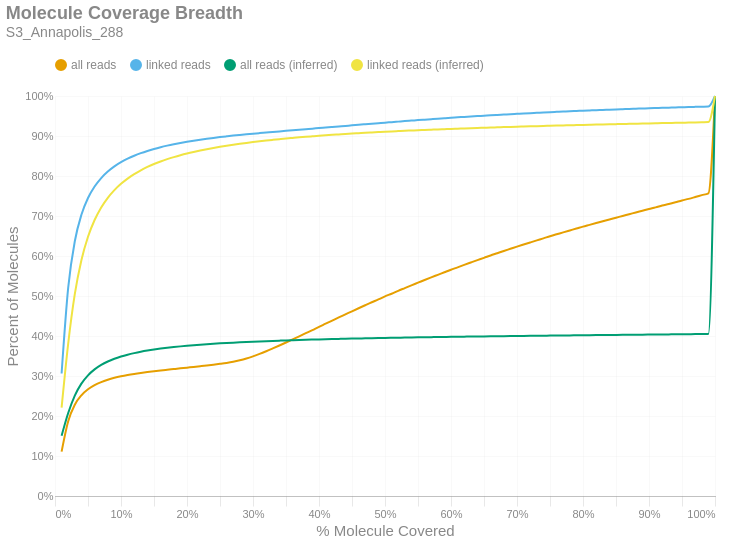

The notebook cell saved with this chart:
### Markdown cell above
### Molecule Read Coverage
This chart shows molecule coverage breadth as computed by the number of bases aligned to that molecule. In other words, "*how much of each unique long molecule is actually sequenced/aligned?*" Keep in mind there is a distinction between sequences and alignments, since some sequences belonging to a particular molecule may not align well and wouldn't appear in the alignment data. This chart also shows molecule coverage breadth as computed by the *inferred fragment* from which the aligned sequences originate. Unlike read coverage, this calculation takes into account the total insert size, including unsequenced gaps between the forward and reverse reads. Like the previous figures, these are cumulative percents.

### Code cell
if SKIPLR:
    print_html(f"Skipped")
else:
    binned_df = consolidated_hist(valids['coverage_bp'], mask, 0.01, True)
    binned_df_inf = consolidated_hist(valids['coverage_inserts'], mask, 0.01, True)
    binned_df = binned_df.with_columns(pl.lit(binned_df_inf['all reads (cumsum)']).alias('all reads (inferred)'))
    binned_df = binned_df.with_columns(pl.lit(binned_df_inf['linked reads (cumsum)']).alias('linked reads (inferred)'))
    binned_df = binned_df.with_columns(
        (pl.col('bin').cast(pl.Float64) + 0.01).alias('right_edge')
    )

    with SafeRender(binned_df):
        (
            density_plot(binned_df, 'Molecule Coverage Breadth', samplename, 'molcov', ['all reads (inferred)','linked reads (inferred)'])
            .encode(
                #x=alt.X('bin:Q', title="% Molecule Covered").axis(format = '%').scale(padding=0),
                x=alt.X('right_edge:Q', title="% Molecule Covered").axis(format='%').scale(padding=0),
                y=alt.Y('value:Q', title='Percent of Molecules')
                    .axis(format='%')
                    .stack(False)
                    .scale(domainMin=0, padding=0),
                color=alt.Color("key:N").scale(domain = ["all reads", "linked reads", "all reads (inferred)", "linked reads (inferred)"]),
                tooltip = [
                    alt.Tooltip("key:N", title = "Data Type"),
                    alt.Tooltip("range_label:N", title="% Molecule Covered"),
                    alt.Tooltip("value:Q", format = ".2%", title="% Molecules")
                ]
            )
        ).display()

### Figure 1 — Vega-Lite specification as saved in the notebook (floating-point values rounded to 4 significant figures)
{"width": "container", "height": 400, "config": {"title": {"anchor": "start", "dy": -15, "fontSize": 18, "color": "#888888", "subtitleColor": "#888888", "subtitleFontSize": 14}, "arc": {"fill": "#0072B2"}, "axis": {"domainColor": "#888888", "domainWidth": 0.5, "gridWidth": 0.2, "grid": false, "titleFontWeight": 400, "titleFontSize": 15, "labelFontSize": 11, "labelColor": "#888888", "tickColor": "#888888", "tickWidth": 0.2, "titleColor": "#888888"}, "axisBand": {"grid": false}, "axisX": {"grid": true, "tickSize": 10, "domainCap": "round"}, "axisY": {"domain": false, "grid": true, "tickSize": 0, "domainCap": "round"}, "background": "transparent", "header": {"labelFontSize": 15, "labelColor": "#888888", "titleFontSize": 15, "titleFontWeight": 600, "titleColor": "#888888"}, "legend": {"labelFont": "sans-serif", "labelFontSize": 12, "labelColor": "#888888", "symbolSize": 100, "symbolType": "circle", "titleFontSize": 12, "titlePadding": 10, "titleColor": "#888888", "title": null, "orient": "top"}, "range": {"category": ["#E69F00", "#56B4E9", "#009E73", "#F0E442", "#0072B2", "#D55E00", "#CC79A7", "#000000"], "diverging": ["#cfe8f3", "#a2d4ec", "#73bfe2", "#46abdb", "#1696d2", "#12719e"]}, "area": {"fill": "#0072B2", "fillOpacity": 0.7, "line": true, "strokeOpacity": 0.7}, "line": {"color": "#0072B2", "stroke": "#0072B2", "strokeWidth": 2}, "trail": {"color": "#0072B2", "stroke": "#0072B2", "strokeWidth": 0, "size": 1}, "point": {"filled": true, "fillOpacity": 1.0, "size": 95}, "text": {"color": "#888888", "fontSize": 11, "align": "right", "fontWeight": 400, "size": 11}, "bar": {"fill": "#0072B2", "stroke": null}, "view": {"stroke": null, "continuousWidth": 660, "continuousHeight": 400}}, "data": {"name": "data-8495023031f98c74a25d736589bef073"}, "mark": {"type": "line", "interpolate": "monotone", "point": {"opacity": 0, "size": 275}}, "encoding": {"color": {"field": "key", "scale": {"domain": ["all reads", "linked reads", "all reads (inferred)", "linked reads (inferred)"]}, "type": "nominal"}, "tooltip": [{"field": "key", "title": "Data Type", "type": "nominal"}, {"field": "range_label", "title": "% Molecule Covered", "type": "nominal"}, {"field": "value", "format": ".2%", "title": "% Molecules", "type": "quantitative"}], "x": {"axis": {"format": "%"}, "field": "right_edge", "scale": {"padding": 0}, "title": "% Molecule Covered", "type": "quantitative"}, "y": {"axis": {"format": "%"}, "field": "value", "scale": {"domainMin": 0, "padding": 0}, "stack": false, "title": "Percent of Molecules", "type": "quantitative"}}, "params": [{"name": "param_c36ac31b6afebe62", "select": {"type": "point", "fields": ["key"]}, "bind": "legend"}], "title": {"text": "Molecule Coverage Breadth", "subtitle": "S3_Annapolis_288"}, "transform": [{"fold": ["all reads (cumsum)", "linked reads (cumsum)", "all reads (inferred)", "linked reads (inferred)"]}, {"calculate": "replace(datum.key, ' (cumsum)', '')", "as": "key"}, {"filter": {"param": "param_c36ac31b6afebe62"}}], "usermeta": {"embedOptions": {"downloadFileName": "S3_Annapolis_288.molcov"}}, "$schema": "https://vega.github.io/schema/vega-lite/v6.1.0.json", "datasets": {"data-8495023031f98c74a25d736589bef073": [{"bin": "0.0", "interval": "0.0-0.01", "all reads": 0.111, "linked reads": 0.3063, "all reads (cumsum)": 0.111, "linked reads (cumsum)": 0.3063, "range_label": "0.0-0.01", "all reads (inferred)": 0.1506, "linked reads (inferred)": 0.221, "right_edge": 0.01}, {"bin": "0.01", "interval": "0.01-0.02", "all reads": 0.07603, "linked reads": 0.2145, "all reads (cumsum)": 0.187, "linked reads (cumsum)": 0.5208, "range_label": "0.01-0.02", "all reads (inferred)": 0.2075, "linked reads (inferred)": 0.3812, "right_edge": 0.02}, {"bin": "0.02", "interval": "0.02-0.03", "all reads": 0.04121, "linked reads": 0.1161, "all reads (cumsum)": 0.2282, "linked reads (cumsum)": 0.637, "range_label": "0.02-0.03", "all reads (inferred)": 0.2511, "linked reads (inferred)": 0.5047, "right_edge": 0.03}, {"bin": "0.03", "interval": "0.03-0.04", "all reads": 0.02354, "linked reads": 0.06598, "all reads (cumsum)": 0.2518, "linked reads (cumsum)": 0.7029, "range_label": "0.03-0.04", "all reads (inferred)": 0.2809, "linked reads (inferred)": 0.5893, "right_edge": 0.04}, {"bin": "0.04", "interval": "0.04-0.05", "all reads": 0.015, "linked reads": 0.04196, "all reads (cumsum)": 0.2668, "linked reads (cumsum)": 0.7449, "range_label": "0.04-0.05", "all reads (inferred)": 0.3017, "linked reads (inferred)": 0.6481, "right_edge": 0.05}, {"bin": "0.05", "interval": "0.05-0.06", "all reads": 0.01037, "linked reads": 0.02878, "all reads (cumsum)": 0.2771, "linked reads (cumsum)": 0.7737, "range_label": "0.05-0.06", "all reads (inferred)": 0.3165, "linked reads (inferred)": 0.6899, "right_edge": 0.06}, {"bin": "0.06", "interval": "0.06-0.07", "all reads": 0.007658, "linked reads": 0.02123, "all reads (cumsum)": 0.2848, "linked reads (cumsum)": 0.7949, "range_label": "0.06-0.07", "all reads (inferred)": 0.3277, "linked reads (inferred)": 0.7214, "right_edge": 0.07}, {"bin": "0.07", "interval": "0.07-0.08", "all reads": 0.00588, "linked reads": 0.01623, "all reads (cumsum)": 0.2907, "linked reads (cumsum)": 0.8111, "range_label": "0.07-0.08", "all reads (inferred)": 0.3362, "linked reads (inferred)": 0.7455, "right_edge": 0.08}, {"bin": "0.08", "interval": "0.08-0.09", "all reads": 0.004721, "linked reads": 0.01295, "all reads (cumsum)": 0.2954, "linked reads (cumsum)": 0.8241, "range_label": "0.08-0.09", "all reads (inferred)": 0.343, "linked reads (inferred)": 0.7647, "right_edge": 0.09}, {"bin": "0.09", "interval": "0.09-0.1", "all reads": 0.00385, "linked reads": 0.01045, "all reads (cumsum)": 0.2992, "linked reads (cumsum)": 0.8345, "range_label": "0.09-0.1", "all reads (inferred)": 0.3486, "linked reads (inferred)": 0.7805, "right_edge": 0.1}, {"bin": "0.1", "interval": "0.1-0.11", "all reads": 0.003247, "linked reads": 0.008734, "all reads (cumsum)": 0.3025, "linked reads (cumsum)": 0.8433, "range_label": "0.1-0.11", "all reads (inferred)": 0.3533, "linked reads (inferred)": 0.7936, "right_edge": 0.11}, {"bin": "0.11", "interval": "0.11-0.12", "all reads": 0.002779, "linked reads": 0.007377, "all reads (cumsum)": 0.3053, "linked reads (cumsum)": 0.8507, "range_label": "0.11-0.12", "all reads (inferred)": 0.3572, "linked reads (inferred)": 0.8047, "right_edge": 0.12}, {"bin": "0.12", "interval": "0.12-0.13", "all reads": 0.002442, "linked reads": 0.006429, "all reads (cumsum)": 0.3077, "linked reads (cumsum)": 0.8571, "range_label": "0.12-0.13", "all reads (inferred)": 0.3606, "linked reads (inferred)": 0.8143, "right_edge": 0.13}, {"bin": "0.13", "interval": "0.13-0.14", "all reads": 0.002177, "linked reads": 0.005611, "all reads (cumsum)": 0.3099, "linked reads (cumsum)": 0.8627, "range_label": "0.13-0.14", "all reads (inferred)": 0.3636, "linked reads (inferred)": 0.8226, "right_edge": 0.14}, {"bin": "0.14", "interval": "0.14-0.15", "all reads": 0.001994, "linked reads": 0.004968, "all reads (cumsum)": 0.3119, "linked reads (cumsum)": 0.8677, "range_label": "0.14-0.15", "all reads (inferred)": 0.3662, "linked reads (inferred)": 0.8299, "right_edge": 0.15}, {"bin": "0.15", "interval": "0.15-0.16", "all reads": 0.001858, "linked reads": 0.004369, "all reads (cumsum)": 0.3137, "linked reads (cumsum)": 0.872, "range_label": "0.15-0.16", "all reads (inferred)": 0.3685, "linked reads (inferred)": 0.8364, "right_edge": 0.16}, {"bin": "0.16", "interval": "0.16-0.17", "all reads": 0.001797, "linked reads": 0.003888, "all reads (cumsum)": 0.3155, "linked reads (cumsum)": 0.8759, "range_label": "0.16-0.17", "all reads (inferred)": 0.3705, "linked reads (inferred)": 0.8421, "right_edge": 0.17}, {"bin": "0.17", "interval": "0.17-0.18", "all reads": 0.001786, "linked reads": 0.003528, "all reads (cumsum)": 0.3173, "linked reads (cumsum)": 0.8794, "range_label": "0.17-0.18", "all reads (inferred)": 0.3724, "linked reads (inferred)": 0.8473, "right_edge": 0.18}, {"bin": "0.18", "interval": "0.18-0.19", "all reads": 0.001788, "linked reads": 0.003253, "all reads (cumsum)": 0.3191, "linked reads (cumsum)": 0.8827, "range_label": "0.18-0.19", "all reads (inferred)": 0.374, "linked reads (inferred)": 0.852, "right_edge": 0.19}, {"bin": "0.19", "interval": "0.19-0.2", "all reads": 0.0018, "linked reads": 0.002953, "all reads (cumsum)": 0.3209, "linked reads (cumsum)": 0.8856, "range_label": "0.19-0.2", "all reads (inferred)": 0.3756, "linked reads (inferred)": 0.8563, "right_edge": 0.2}, {"bin": "0.2", "interval": "0.2-0.21", "all reads": 0.001782, "linked reads": 0.002665, "all reads (cumsum)": 0.3227, "linked reads (cumsum)": 0.8883, "range_label": "0.2-0.21", "all reads (inferred)": 0.377, "linked reads (inferred)": 0.8602, "right_edge": 0.21}, {"bin": "0.21", "interval": "0.21-0.22", "all reads": 0.001826, "linked reads": 0.002503, "all reads (cumsum)": 0.3245, "linked reads (cumsum)": 0.8908, "range_label": "0.21-0.22", "all reads (inferred)": 0.3783, "linked reads (inferred)": 0.8638, "right_edge": 0.22}, {"bin": "0.22", "interval": "0.22-0.23", "all reads": 0.001851, "linked reads": 0.00231, "all reads (cumsum)": 0.3264, "linked reads (cumsum)": 0.8931, "range_label": "0.22-0.23", "all reads (inferred)": 0.3794, "linked reads (inferred)": 0.8671, "right_edge": 0.23}, {"bin": "0.23", "interval": "0.23-0.24", "all reads": 0.001938, "linked reads": 0.002124, "all reads (cumsum)": 0.3283, "linked reads (cumsum)": 0.8953, "range_label": "0.23-0.24", "all reads (inferred)": 0.3805, "linked reads (inferred)": 0.8702, "right_edge": 0.24}, {"bin": "0.24", "interval": "0.24-0.25", "all reads": 0.002058, "linked reads": 0.002026, "all reads (cumsum)": 0.3304, "linked reads (cumsum)": 0.8973, "range_label": "0.24-0.25", "all reads (inferred)": 0.3816, "linked reads (inferred)": 0.8731, "right_edge": 0.25}, {"bin": "0.25", "interval": "0.25-0.26", "all reads": 0.002275, "linked reads": 0.001879, "all reads (cumsum)": 0.3326, "linked reads (cumsum)": 0.8992, "range_label": "0.25-0.26", "all reads (inferred)": 0.3825, "linked reads (inferred)": 0.8758, "right_edge": 0.26}, {"bin": "0.26", "interval": "0.26-0.27", "all reads": 0.00285, "linked reads": 0.001815, "all reads (cumsum)": 0.3355, "linked reads (cumsum)": 0.901, "range_label": "0.26-0.27", "all reads (inferred)": 0.3834, "linked reads (inferred)": 0.8783, "right_edge": 0.27}, {"bin": "0.27", "interval": "0.27-0.28", "all reads": 0.003701, "linked reads": 0.001655, "all reads (cumsum)": 0.3392, "linked reads (cumsum)": 0.9026, "range_label": "0.27-0.28", "all reads (inferred)": 0.3843, "linked reads (inferred)": 0.8806, "right_edge": 0.28}, {"bin": "0.28", "interval": "0.28-0.29", "all reads": 0.00455, "linked reads": 0.001588, "all reads (cumsum)": 0.3437, "linked reads (cumsum)": 0.9042, "range_label": "0.28-0.29", "all reads (inferred)": 0.3851, "linked reads (inferred)": 0.8827, "right_edge": 0.29}, {"bin": "0.29", "interval": "0.29-0.3", "all reads": 0.005424, "linked reads": 0.00152, "all reads (cumsum)": 0.3492, "linked reads (cumsum)": 0.9057, "range_label": "0.29-0.3", "all reads (inferred)": 0.3858, "linked reads (inferred)": 0.8848, "right_edge": 0.3}, {"bin": "0.3", "interval": "0.3-0.31", "all reads": 0.006023, "linked reads": 0.001462, "all reads (cumsum)": 0.3552, "linked reads (cumsum)": 0.9072, "range_label": "0.3-0.31", "all reads (inferred)": 0.3865, "linked reads (inferred)": 0.8868, "right_edge": 0.31}, {"bin": "0.31", "interval": "0.31-0.32", "all reads": 0.006667, "linked reads": 0.001437, "all reads (cumsum)": 0.3619, "linked reads (cumsum)": 0.9086, "range_label": "0.31-0.32", "all reads (inferred)": 0.3872, "linked reads (inferred)": 0.8886, "right_edge": 0.32}, {"bin": "0.32", "interval": "0.32-0.33", "all reads": 0.007095, "linked reads": 0.001456, "all reads (cumsum)": 0.369, "linked reads (cumsum)": 0.9101, "range_label": "0.32-0.33", "all reads (inferred)": 0.3878, "linked reads (inferred)": 0.8904, "right_edge": 0.33}, {"bin": "0.33", "interval": "0.33-0.34", "all reads": 0.007284, "linked reads": 0.001416, "all reads (cumsum)": 0.3762, "linked reads (cumsum)": 0.9115, "range_label": "0.33-0.34", "all reads (inferred)": 0.3884, "linked reads (inferred)": 0.892, "right_edge": 0.34}, {"bin": "0.34", "interval": "0.34-0.35", "all reads": 0.00749, "linked reads": 0.001393, "all reads (cumsum)": 0.3837, "linked reads (cumsum)": 0.9129, "range_label": "0.34-0.35", "all reads (inferred)": 0.389, "linked reads (inferred)": 0.8937, "right_edge": 0.35}, {"bin": "0.35", "interval": "0.35-0.36", "all reads": 0.007663, "linked reads": 0.00136, "all reads (cumsum)": 0.3914, "linked reads (cumsum)": 0.9143, "range_label": "0.35-0.36", "all reads (inferred)": 0.3895, "linked reads (inferred)": 0.8951, "right_edge": 0.36}, {"bin": "0.36", "interval": "0.36-0.37", "all reads": 0.007775, "linked reads": 0.0014, "all reads (cumsum)": 0.3992, "linked reads (cumsum)": 0.9157, "range_label": "0.36-0.37", "all reads (inferred)": 0.3901, "linked reads (inferred)": 0.8966, "right_edge": 0.37}, {"bin": "0.37", "interval": "0.37-0.38", "all reads": 0.007875, "linked reads": 0.001369, "all reads (cumsum)": 0.407, "linked reads (cumsum)": 0.917, "range_label": "0.37-0.38", "all reads (inferred)": 0.3905, "linked reads (inferred)": 0.8979, "right_edge": 0.38}, {"bin": "0.38", "interval": "0.38-0.39", "all reads": 0.007855, "linked reads": 0.001353, "all reads (cumsum)": 0.4149, "linked reads (cumsum)": 0.9184, "range_label": "0.38-0.39", "all reads (inferred)": 0.391, "linked reads (inferred)": 0.8992, "right_edge": 0.39}, {"bin": "0.39", "interval": "0.39-0.4", "all reads": 0.008084, "linked reads": 0.001404, "all reads (cumsum)": 0.423, "linked reads (cumsum)": 0.9198, "range_label": "0.39-0.4", "all reads (inferred)": 0.3915, "linked reads (inferred)": 0.9005, "right_edge": 0.4}, {"bin": "0.4", "interval": "0.4-0.41", "all reads": 0.007735, "linked reads": 0.001348, "all reads (cumsum)": 0.4307, "linked reads (cumsum)": 0.9211, "range_label": "0.4-0.41", "all reads (inferred)": 0.3919, "linked reads (inferred)": 0.9017, "right_edge": 0.41}, {"bin": "0.41", "interval": "0.41-0.42", "all reads": 0.007872, "linked reads": 0.001368, "all reads (cumsum)": 0.4386, "linked reads (cumsum)": 0.9225, "range_label": "0.41-0.42", "all reads (inferred)": 0.3923, "linked reads (inferred)": 0.9028, "right_edge": 0.42}, {"bin": "0.42", "interval": "0.42-0.43", "all reads": 0.007834, "linked reads": 0.001377, "all reads (cumsum)": 0.4464, "linked reads (cumsum)": 0.9239, "range_label": "0.42-0.43", "all reads (inferred)": 0.3927, "linked reads (inferred)": 0.9039, "right_edge": 0.43}, {"bin": "0.43", "interval": "0.43-0.44", "all reads": 0.007659, "linked reads": 0.001392, "all reads (cumsum)": 0.4541, "linked reads (cumsum)": 0.9253, "range_label": "0.43-0.44", "all reads (inferred)": 0.3931, "linked reads (inferred)": 0.905, "right_edge": 0.44}, {"bin": "0.44", "interval": "0.44-0.45", "all reads": 0.007706, "linked reads": 0.001337, "all reads (cumsum)": 0.4618, "linked reads (cumsum)": 0.9266, "range_label": "0.44-0.45", "all reads (inferred)": 0.3935, "linked reads (inferred)": 0.906, "right_edge": 0.45}, {"bin": "0.45", "interval": "0.45-0.46", "all reads": 0.007631, "linked reads": 0.001414, "all reads (cumsum)": 0.4694, "linked reads (cumsum)": 0.928, "range_label": "0.45-0.46", "all reads (inferred)": 0.3938, "linked reads (inferred)": 0.907, "right_edge": 0.46}, {"bin": "0.46", "interval": "0.46-0.47", "all reads": 0.007485, "linked reads": 0.001346, "all reads (cumsum)": 0.4769, "linked reads (cumsum)": 0.9294, "range_label": "0.46-0.47", "all reads (inferred)": 0.3942, "linked reads (inferred)": 0.9079, "right_edge": 0.47}, {"bin": "0.47", "interval": "0.47-0.48", "all reads": 0.007438, "linked reads": 0.00133, "all reads (cumsum)": 0.4843, "linked reads (cumsum)": 0.9307, "range_label": "0.47-0.48", "all reads (inferred)": 0.3945, "linked reads (inferred)": 0.9088, "right_edge": 0.48}, {"bin": "0.48", "interval": "0.48-0.49", "all reads": 0.007047, "linked reads": 0.001348, "all reads (cumsum)": 0.4914, "linked reads (cumsum)": 0.932, "range_label": "0.48-0.49", "all reads (inferred)": 0.3949, "linked reads (inferred)": 0.9097, "right_edge": 0.49}, {"bin": "0.49", "interval": "0.49-0.5", "all reads": 0.007762, "linked reads": 0.001372, "all reads (cumsum)": 0.4991, "linked reads (cumsum)": 0.9334, "range_label": "0.49-0.5", "all reads (inferred)": 0.3952, "linked reads (inferred)": 0.9106, "right_edge": 0.5}, {"bin": "0.5", "interval": "0.5-0.51", "all reads": 0.0065, "linked reads": 0.001238, "all reads (cumsum)": 0.5056, "linked reads (cumsum)": 0.9347, "range_label": "0.5-0.51", "all reads (inferred)": 0.3955, "linked reads (inferred)": 0.9115, "right_edge": 0.51}, {"bin": "0.51", "interval": "0.51-0.52", "all reads": 0.007272, "linked reads": 0.001284, "all reads (cumsum)": 0.5129, "linked reads (cumsum)": 0.9359, "range_label": "0.51-0.52", "all reads (inferred)": 0.3958, "linked reads (inferred)": 0.9122, "right_edge": 0.52}, {"bin": "0.52", "interval": "0.52-0.53", "all reads": 0.006867, "linked reads": 0.001286, "all reads (cumsum)": 0.5198, "linked reads (cumsum)": 0.9372, "range_label": "0.52-0.53", "all reads (inferred)": 0.3961, "linked reads (inferred)": 0.913, "right_edge": 0.53}, {"bin": "0.53", "interval": "0.53-0.54", "all reads": 0.006881, "linked reads": 0.001228, "all reads (cumsum)": 0.5267, "linked reads (cumsum)": 0.9385, "range_label": "0.53-0.54", "all reads (inferred)": 0.3964, "linked reads (inferred)": 0.9137, "right_edge": 0.54}, {"bin": "0.54", "interval": "0.54-0.55", "all reads": 0.006622, "linked reads": 0.00124, "all reads (cumsum)": 0.5333, "linked reads (cumsum)": 0.9397, "range_label": "0.54-0.55", "all reads (inferred)": 0.3966, "linked reads (inferred)": 0.9145, "right_edge": 0.55}, {"bin": "0.55", "interval": "0.55-0.56", "all reads": 0.006686, "linked reads": 0.001217, "all reads (cumsum)": 0.54, "linked reads (cumsum)": 0.9409, "range_label": "0.55-0.56", "all reads (inferred)": 0.3969, "linked reads (inferred)": 0.9151, "right_edge": 0.56}, {"bin": "0.56", "interval": "0.56-0.57", "all reads": 0.006563, "linked reads": 0.001209, "all reads (cumsum)": 0.5465, "linked reads (cumsum)": 0.9421, "range_label": "0.56-0.57", "all reads (inferred)": 0.3972, "linked reads (inferred)": 0.9158, "right_edge": 0.57}, {"bin": "0.57", "interval": "0.57-0.58", "all reads": 0.006366, "linked reads": 0.001198, "all reads (cumsum)": 0.5529, "linked reads (cumsum)": 0.9433, "range_label": "0.57-0.58", "all reads (inferred)": 0.3974, "linked reads (inferred)": 0.9165, "right_edge": 0.58}, {"bin": "0.58", "interval": "0.58-0.59", "all reads": 0.006395, "linked reads": 0.001151, "all reads (cumsum)": 0.5593, "linked reads (cumsum)": 0.9445, "range_label": "0.58-0.59", "all reads (inferred)": 0.3977, "linked reads (inferred)": 0.9172, "right_edge": 0.59}, {"bin": "0.59", "interval": "0.59-0.6", "all reads": 0.006358, "linked reads": 0.001125, "all reads (cumsum)": 0.5657, "linked reads (cumsum)": 0.9456, "range_label": "0.59-0.6", "all reads (inferred)": 0.3979, "linked reads (inferred)": 0.9178, "right_edge": 0.6}, {"bin": "0.6", "interval": "0.6-0.61", "all reads": 0.005982, "linked reads": 0.001051, "all reads (cumsum)": 0.5716, "linked reads (cumsum)": 0.9466, "range_label": "0.6-0.61", "all reads (inferred)": 0.3981, "linked reads (inferred)": 0.9184, "right_edge": 0.61}, {"bin": "0.61", "interval": "0.61-0.62", "all reads": 0.006168, "linked reads": 0.001084, "all reads (cumsum)": 0.5778, "linked reads (cumsum)": 0.9477, "range_label": "0.61-0.62", "all reads (inferred)": 0.3984, "linked reads (inferred)": 0.919, "right_edge": 0.62}, {"bin": "0.62", "interval": "0.62-0.63", "all reads": 0.005951, "linked reads": 0.001056, "all reads (cumsum)": 0.5838, "linked reads (cumsum)": 0.9488, "range_label": "0.62-0.63", "all reads (inferred)": 0.3986, "linked reads (inferred)": 0.9196, "right_edge": 0.63}, {"bin": "0.63", "interval": "0.63-0.64", "all reads": 0.0059, "linked reads": 0.001023, "all reads (cumsum)": 0.5897, "linked reads (cumsum)": 0.9498, "range_label": "0.63-0.64", "all reads (inferred)": 0.3988, "linked reads (inferred)": 0.9201, "right_edge": 0.64}, {"bin": "0.64", "interval": "0.64-0.65", "all reads": 0.005756, "linked reads": 0.000981, "all reads (cumsum)": 0.5954, "linked reads (cumsum)": 0.9508, "range_label": "0.64-0.65", "all reads (inferred)": 0.399, "linked reads (inferred)": 0.9207, "right_edge": 0.65}, {"bin": "0.65", "interval": "0.65-0.66", "all reads": 0.005945, "linked reads": 0.001021, "all reads (cumsum)": 0.6014, "linked reads (cumsum)": 0.9518, "range_label": "0.65-0.66", "all reads (inferred)": 0.3992, "linked reads (inferred)": 0.9212, "right_edge": 0.66}, {"bin": "0.66", "interval": "0.66-0.67", "all reads": 0.005549, "linked reads": 0.000926, "all reads (cumsum)": 0.6069, "linked reads (cumsum)": 0.9527, "range_label": "0.66-0.67", "all reads (inferred)": 0.3994, "linked reads (inferred)": 0.9217, "right_edge": 0.67}, {"bin": "0.67", "interval": "0.67-0.68", "all reads": 0.005604, "linked reads": 0.0008996, "all reads (cumsum)": 0.6125, "linked reads (cumsum)": 0.9536, "range_label": "0.67-0.68", "all reads (inferred)": 0.3996, "linked reads (inferred)": 0.9222, "right_edge": 0.68}, {"bin": "0.68", "interval": "0.68-0.69", "all reads": 0.005438, "linked reads": 0.0009155, "all reads (cumsum)": 0.6179, "linked reads (cumsum)": 0.9546, "range_label": "0.68-0.69", "all reads (inferred)": 0.3998, "linked reads (inferred)": 0.9227, "right_edge": 0.69}, {"bin": "0.69", "interval": "0.69-0.7", "all reads": 0.005463, "linked reads": 0.0008694, "all reads (cumsum)": 0.6234, "linked reads (cumsum)": 0.9554, "range_label": "0.69-0.7", "all reads (inferred)": 0.4, "linked reads (inferred)": 0.9232, "right_edge": 0.7}, {"bin": "0.7", "interval": "0.7-0.71", "all reads": 0.005257, "linked reads": 0.0008775, "all reads (cumsum)": 0.6287, "linked reads (cumsum)": 0.9563, "range_label": "0.7-0.71", "all reads (inferred)": 0.4002, "linked reads (inferred)": 0.9237, "right_edge": 0.71}, {"bin": "0.71", "interval": "0.71-0.72", "all reads": 0.005216, "linked reads": 0.0008368, "all reads (cumsum)": 0.6339, "linked reads (cumsum)": 0.9571, "range_label": "0.71-0.72", "all reads (inferred)": 0.4004, "linked reads (inferred)": 0.9242, "right_edge": 0.72}, {"bin": "0.72", "interval": "0.72-0.73", "all reads": 0.005165, "linked reads": 0.0008083, "all reads (cumsum)": 0.639, "linked reads (cumsum)": 0.9579, "range_label": "0.72-0.73", "all reads (inferred)": 0.4006, "linked reads (inferred)": 0.9247, "right_edge": 0.73}, {"bin": "0.73", "interval": "0.73-0.74", "all reads": 0.005054, "linked reads": 0.0008243, "all reads (cumsum)": 0.6441, "linked reads (cumsum)": 0.9588, "range_label": "0.73-0.74", "all reads (inferred)": 0.4008, "linked reads (inferred)": 0.9251, "right_edge": 0.74}, {"bin": "0.74", "interval": "0.74-0.75", "all reads": 0.005275, "linked reads": 0.0007944, "all reads (cumsum)": 0.6494, "linked reads (cumsum)": 0.9596, "range_label": "0.74-0.75", "all reads (inferred)": 0.401, "linked reads (inferred)": 0.9256, "right_edge": 0.75}, {"bin": "0.75", "interval": "0.75-0.76", "all reads": 0.004823, "linked reads": 0.0007534, "all reads (cumsum)": 0.6542, "linked reads (cumsum)": 0.9603, "range_label": "0.75-0.76", "all reads (inferred)": 0.4011, "linked reads (inferred)": 0.926, "right_edge": 0.76}, {"bin": "0.76", "interval": "0.76-0.77", "all reads": 0.004882, "linked reads": 0.0007466, "all reads (cumsum)": 0.6591, "linked reads (cumsum)": 0.9611, "range_label": "0.76-0.77", "all reads (inferred)": 0.4013, "linked reads (inferred)": 0.9264, "right_edge": 0.77}, {"bin": "0.77", "interval": "0.77-0.78", "all reads": 0.004769, "linked reads": 0.0007503, "all reads (cumsum)": 0.6639, "linked reads (cumsum)": 0.9618, "range_label": "0.77-0.78", "all reads (inferred)": 0.4015, "linked reads (inferred)": 0.9269, "right_edge": 0.78}, {"bin": "0.78", "interval": "0.78-0.79", "all reads": 0.004729, "linked reads": 0.0007011, "all reads (cumsum)": 0.6686, "linked reads (cumsum)": 0.9625, "range_label": "0.78-0.79", "all reads (inferred)": 0.4017, "linked reads (inferred)": 0.9273, "right_edge": 0.79}, {"bin": "0.79", "interval": "0.79-0.8", "all reads": 0.004838, "linked reads": 0.0007113, "all reads (cumsum)": 0.6734, "linked reads (cumsum)": 0.9632, "range_label": "0.79-0.8", "all reads (inferred)": 0.4019, "linked reads (inferred)": 0.9277, "right_edge": 0.8}, {"bin": "0.8", "interval": "0.8-0.81", "all reads": 0.00446, "linked reads": 0.0006666, "all reads (cumsum)": 0.6779, "linked reads (cumsum)": 0.9639, "range_label": "0.8-0.81", "all reads (inferred)": 0.402, "linked reads (inferred)": 0.9281, "right_edge": 0.81}, {"bin": "0.81", "interval": "0.81-0.82", "all reads": 0.004512, "linked reads": 0.0006706, "all reads (cumsum)": 0.6824, "linked reads (cumsum)": 0.9646, "range_label": "0.81-0.82", "all reads (inferred)": 0.4022, "linked reads (inferred)": 0.9285, "right_edge": 0.82}, {"bin": "0.82", "interval": "0.82-0.83", "all reads": 0.004538, "linked reads": 0.0006174, "all reads (cumsum)": 0.6869, "linked reads (cumsum)": 0.9652, "range_label": "0.82-0.83", "all reads (inferred)": 0.4024, "linked reads (inferred)": 0.9289, "right_edge": 0.83}, {"bin": "0.83", "interval": "0.83-0.84", "all reads": 0.004486, "linked reads": 0.0006543, "all reads (cumsum)": 0.6914, "linked reads (cumsum)": 0.9658, "range_label": "0.83-0.84", "all reads (inferred)": 0.4025, "linked reads (inferred)": 0.9293, "right_edge": 0.84}, {"bin": "0.84", "interval": "0.84-0.85", "all reads": 0.004341, "linked reads": 0.0006272, "all reads (cumsum)": 0.6958, "linked reads (cumsum)": 0.9665, "range_label": "0.84-0.85", "all reads (inferred)": 0.4027, "linked reads (inferred)": 0.9297, "right_edge": 0.85}, {"bin": "0.85", "interval": "0.85-0.86", "all reads": 0.004413, "linked reads": 0.0005967, "all reads (cumsum)": 0.7002, "linked reads (cumsum)": 0.9671, "range_label": "0.85-0.86", "all reads (inferred)": 0.4029, "linked reads (inferred)": 0.93, "right_edge": 0.86}, {"bin": "0.86", "interval": "0.86-0.87", "all reads": 0.00431, "linked reads": 0.0006109, "all reads (cumsum)": 0.7045, "linked reads (cumsum)": 0.9677, "range_label": "0.86-0.87", "all reads (inferred)": 0.403, "linked reads (inferred)": 0.9304, "right_edge": 0.87}, {"bin": "0.87", "interval": "0.87-0.88", "all reads": 0.004386, "linked reads": 0.0005665, "all reads (cumsum)": 0.7089, "linked reads (cumsum)": 0.9682, "range_label": "0.87-0.88", "all reads (inferred)": 0.4032, "linked reads (inferred)": 0.9308, "right_edge": 0.88}, {"bin": "0.88", "interval": "0.88-0.89", "all reads": 0.004281, "linked reads": 0.0005726, "all reads (cumsum)": 0.7131, "linked reads (cumsum)": 0.9688, "range_label": "0.88-0.89", "all reads (inferred)": 0.4034, "linked reads (inferred)": 0.9311, "right_edge": 0.89}, {"bin": "0.89", "interval": "0.89-0.9", "all reads": 0.004347, "linked reads": 0.0005644, "all reads (cumsum)": 0.7175, "linked reads (cumsum)": 0.9694, "range_label": "0.89-0.9", "all reads (inferred)": 0.4035, "linked reads (inferred)": 0.9315, "right_edge": 0.9}, {"bin": "0.9", "interval": "0.9-0.91", "all reads": 0.004062, "linked reads": 0.0005129, "all reads (cumsum)": 0.7216, "linked reads (cumsum)": 0.9699, "range_label": "0.9-0.91", "all reads (inferred)": 0.4037, "linked reads (inferred)": 0.9319, "right_edge": 0.91}, {"bin": "0.91", "interval": "0.91-0.92", "all reads": 0.004538, "linked reads": 0.0005268, "all reads (cumsum)": 0.7261, "linked reads (cumsum)": 0.9704, "range_label": "0.91-0.92", "all reads (inferred)": 0.4039, "linked reads (inferred)": 0.9322, "right_edge": 0.92}, {"bin": "0.92", "interval": "0.92-0.93", "all reads": 0.003945, "linked reads": 0.0004976, "all reads (cumsum)": 0.73, "linked reads (cumsum)": 0.9709, "range_label": "0.92-0.93", "all reads (inferred)": 0.404, "linked reads (inferred)": 0.9326, "right_edge": 0.93}, {"bin": "0.93", "interval": "0.93-0.94", "all reads": 0.004321, "linked reads": 0.000517, "all reads (cumsum)": 0.7344, "linked reads (cumsum)": 0.9714, "range_label": "0.93-0.94", "all reads (inferred)": 0.4042, "linked reads (inferred)": 0.9329, "right_edge": 0.94}, {"bin": "0.94", "interval": "0.94-0.95", "all reads": 0.004584, "linked reads": 0.0004783, "all reads (cumsum)": 0.7389, "linked reads (cumsum)": 0.9719, "range_label": "0.94-0.95", "all reads (inferred)": 0.4044, "linked reads (inferred)": 0.9332, "right_edge": 0.95}, {"bin": "0.95", "interval": "0.95-0.96", "all reads": 0.003875, "linked reads": 0.0004942, "all reads (cumsum)": 0.7428, "linked reads (cumsum)": 0.9724, "range_label": "0.95-0.96", "all reads (inferred)": 0.4046, "linked reads (inferred)": 0.9336, "right_edge": 0.96}, {"bin": "0.96", "interval": "0.96-0.97", "all reads": 0.004571, "linked reads": 0.0004498, "all reads (cumsum)": 0.7474, "linked reads (cumsum)": 0.9729, "range_label": "0.96-0.97", "all reads (inferred)": 0.4048, "linked reads (inferred)": 0.934, "right_edge": 0.97}, {"bin": "0.97", "interval": "0.97-0.98", "all reads": 0.004786, "linked reads": 0.0004383, "all reads (cumsum)": 0.7522, "linked reads (cumsum)": 0.9733, "range_label": "0.97-0.98", "all reads (inferred)": 0.405, "linked reads (inferred)": 0.9344, "right_edge": 0.98}, {"bin": "0.98", "interval": "0.98-0.99", "all reads": 0.004683, "linked reads": 0.0004739, "all reads (cumsum)": 0.7569, "linked reads (cumsum)": 0.9738, "range_label": "0.98-0.99", "all reads (inferred)": 0.4053, "linked reads (inferred)": 0.9349, "right_edge": 0.99}, {"bin": "0.99", "interval": "0.99-1.0", "all reads": 0.2431, "linked reads": 0.02624, "all reads (cumsum)": 1.0, "linked reads (cumsum)": 1.0, "range_label": "0.99-1.0", "all reads (inferred)": 1.0, "linked reads (inferred)": 1.0, "right_edge": 1.0}]}}
